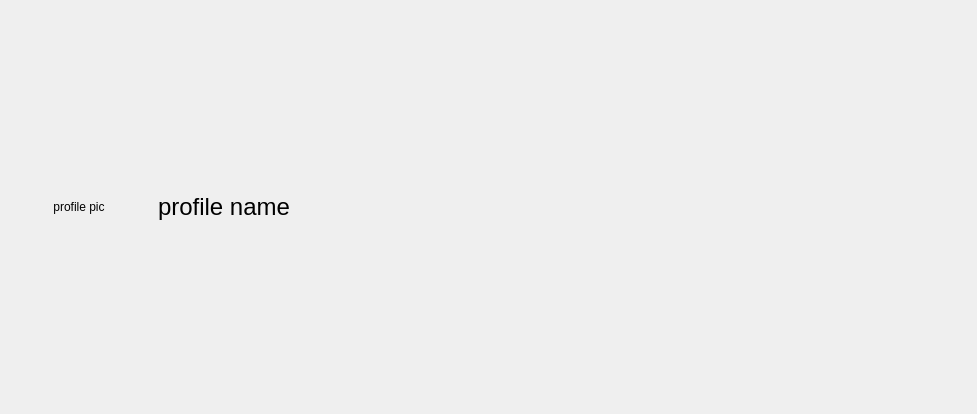
<?xml version="1.0" encoding="UTF-8"?>
<ui version="4.0">
 <class>Form_Profile</class>
 <widget class="QWidget" name="Form_Profile">
  <property name="geometry">
   <rect>
    <x>0</x>
    <y>0</y>
    <width>977</width>
    <height>414</height>
   </rect>
  </property>
  <property name="windowTitle">
   <string>Form</string>
  </property>
  <layout class="QGridLayout" name="gridLayout">
   <property name="leftMargin">
    <number>15</number>
   </property>
   <property name="topMargin">
    <number>15</number>
   </property>
   <property name="rightMargin">
    <number>15</number>
   </property>
   <property name="bottomMargin">
    <number>15</number>
   </property>
   <property name="spacing">
    <number>15</number>
   </property>
   <item row="0" column="0">
    <widget class="QLabel" name="label_awatar">
     <property name="sizePolicy">
      <sizepolicy hsizetype="Fixed" vsizetype="Fixed">
       <horstretch>0</horstretch>
       <verstretch>0</verstretch>
      </sizepolicy>
     </property>
     <property name="minimumSize">
      <size>
       <width>128</width>
       <height>128</height>
      </size>
     </property>
     <property name="text">
      <string>profile pic</string>
     </property>
     <property name="alignment">
      <set>Qt::AlignmentFlag::AlignCenter</set>
     </property>
    </widget>
   </item>
   <item row="0" column="1">
    <widget class="QLabel" name="label_nazwa">
     <property name="font">
      <font>
       <pointsize>18</pointsize>
      </font>
     </property>
     <property name="text">
      <string>profile name</string>
     </property>
    </widget>
   </item>
  </layout>
 </widget>
 <resources/>
 <connections/>
</ui>
